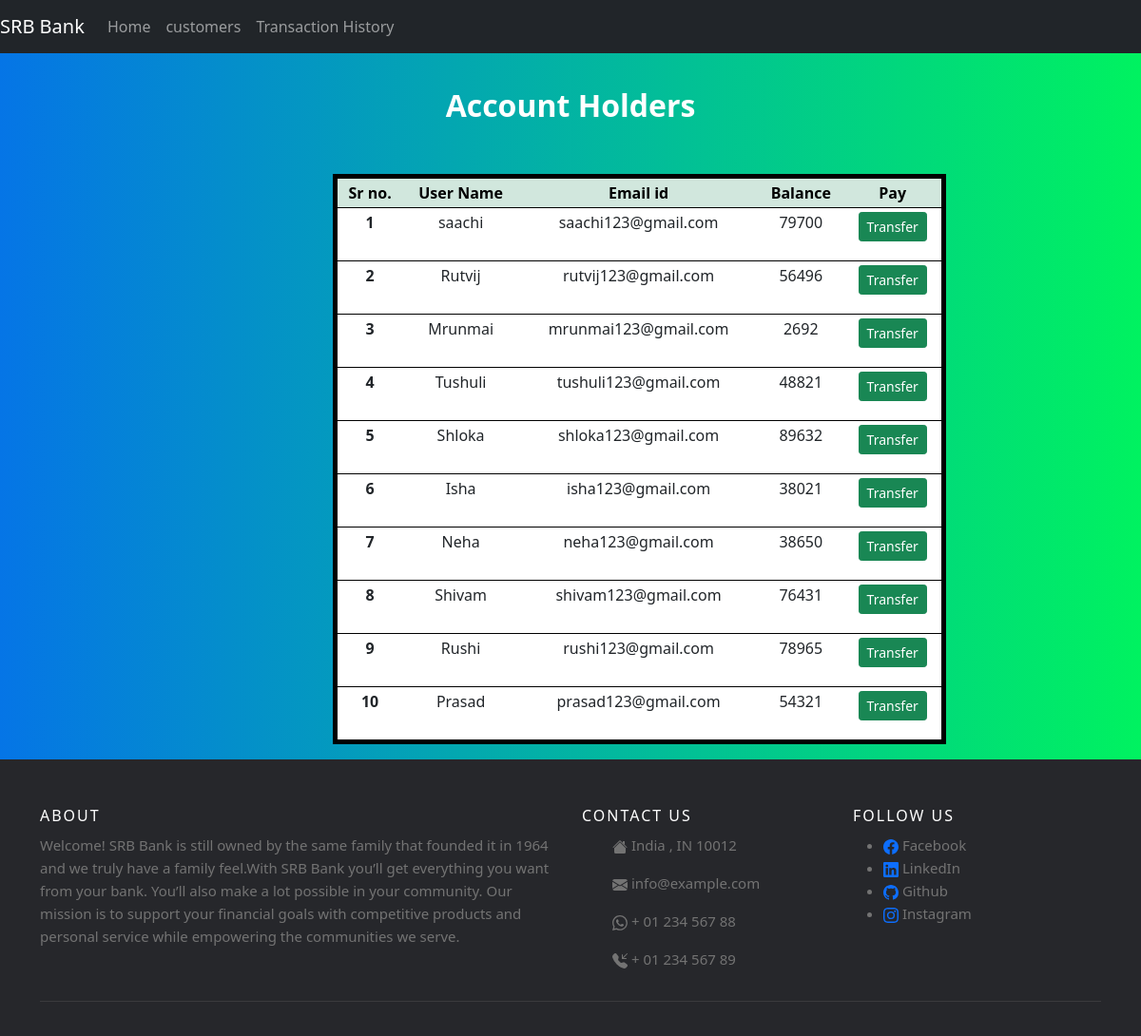
The app's page /customers/ with its own data.
### banking/models.py (models this page shows, shortened)
class banker(models.Model):
    name = models.CharField(max_length=50,default="")
    email=models.EmailField(max_length=50)
    amt=models.IntegerField(default=0)
    userid= models.IntegerField(default=0)

### banking/views.py (the view)
# urls.py: path("customers/",views.customers,name='customers'),
def customers(request):
    bankers=banker.objects.all()
    return render(request, 'banking/customers.html', {'bankers':bankers})

### banking/templates/banking/customers.html (shortened to what this page needs)
{% extends 'banking/index.html' %}
{% block body %}
{% load static %}
<body  style="color: #000;
overflow-x: hidden;
height: 100%;
background-repeat: no-repeat;
background: #00F260;  /* fallback for old browsers */
background: -webkit-linear-gradient(to right, #0575E6, #00F260);  /* Chrome 10-25, Safari 5.1-6 */
background: linear-gradient(to right, #0575E6, #00F260); /* W3C, IE 10+/ Edge, Firefox 16+, Chrome 26+, Opera 12+, Safari 7+ */
">
<br>
<h2 class="text-center pb-0" style="margin-top: 1%; color: white; margin-bottom: 5px; "><strong>Account Holders</strong></h2>
<br>
<section class="parent">
  <div class="text-center " id="child1" style="" >
      <table class="table table-sm text-center" style="
        background-color: white;
        border: solid black 5px;
        margin-top: 2%;
        margin-left: 350px;
        width: 645px;
        height: auto;
        ">
      <thead class="table-success">
        <tr>
          <th scope="col">Sr no.</th>
          <th scope="col">User Name</th>
          <th scope="col">Email id</th>
          <th scope="col">Balance</th>
          <th scope="col">Pay</th>
        </tr>
      </thead>
      <tbody>
        {% for i in bankers %}
        <tr id="{{i.userid}}">
          <th scope="row">{{i.userid}}</th>
          <td>{{i.name}}</td>
          <td>{{i.email}}</td>
          <td>{{i.amt}}</td>
          <td>
            <form method="POST" action="/next/{{i.userid}}">{% csrf_token %}<button type="submit" name="sub" class="btn btn-sm btn-success" value="{{i.name}}">Transfer</button></form>
          </td>
        </tr>
        {% endfor %}
      </tbody>
    </table>
</section>
</body>
{% endblock %}

### banking/templates/banking/index.html (shortened to what this page needs)
<html lang="en">
<head>
</head>
<body>
    <nav class="navbar navbar-expand-lg navbar-dark bg-dark">
        <a class="navbar-brand" >SRB Bank</a>
      <div class="collapse navbar-collapse" id="navbarSupportedContent">
        <ul class="navbar-nav mr-auto">
          <li class="nav-item active">
            <a class="nav-link" href="/" >Home </a>
          </li>
          <li class="nav-item">
            <a class="nav-link" href="/customers">customers</a>
          </li>
          <li class="nav-item">
            <a class="nav-link" href="{% url 'history' %}">Transaction History</a>
          </li>
          </ul>
        </div>
    </nav>
      <link href="https://cdn.jsdelivr.net/npm/bootstrap@5.0.1/dist/css/bootstrap.min.css" rel="stylesheet">
      {% block body %} {% endblock %}
      <footer class="site-footer" style="background-color:#26272b;
      padding:45px 0 20px;
      font-size:15px;
      line-height:24px;
      color:#737373;">
        <div class="container">
          <div class="row">
            <div class="col-sm-12 col-md-6">
              <h6 style="color:#fff;
              font-size:16px;
              text-transform:uppercase;
              margin-top:5px;
              letter-spacing:2px">About</h6>
              <p class="text-justify">Welcome! SRB Bank is still owned by the same family that founded it in 1964 and we truly have a family feel.With SRB Bank you’ll get everything you want from your bank. You’ll also make a lot possible in your community. Our mission is to support your financial goals with competitive products and personal service while empowering the communities we&nbsp;serve.</p>
            </div>
            <div class="col-xs-6 col-md-3">
              <h6 style="color:#fff;
              font-size:16px;
              text-transform:uppercase;
              margin-top:5px;
              letter-spacing:2px">Contact Us</h6>
              <ul class="footer-links">
                <p> India , IN 10012</p>
                <p> info@example.com</p>
                <p> + 01 234 567 88</p>
                <p> + 01 234 567 89</p>
              </ul>
            </div>
            <div class="col-xs-6 col-md-3">
              <h6 style="color:#fff;
              font-size:16px;
              text-transform:uppercase;
              margin-top:5px;
              letter-spacing:2px">Follow Us</h6>
              <ul class="footer-links">
                <li><a href="https://www.facebook.com/saachi.bang"></a> Facebook </li>
                <li><a href="https://www.linkedin.com/in/saachi-bang-a4b0291b0"></a> LinkedIn </li>
                <li><a href="#"></a> Github</li>
                <li><a href="https://instagram.com/saachibang?utm_medium=copy_link"></a> Instagram</li>
              </ul>
            </div>
          </div>
          <hr>
        </div>
  </footer>
</html>

### records on screen
banker: userid "1", name "saachi", email "saachi123@gmail.com", amt "79700"
banker: userid "2", name "Rutvij", email "rutvij123@gmail.com", amt "56496"
banker: userid "3", name "Mrunmai", email "mrunmai123@gmail.com", amt "2692"
banker: userid "4", name "Tushuli", email "tushuli123@gmail.com", amt "48821"
banker: userid "5", name "Shloka", email "shloka123@gmail.com", amt "89632"
banker: userid "6", name "Isha", email "isha123@gmail.com", amt "38021"
banker: userid "7", name "Neha", email "neha123@gmail.com", amt "38650"
banker: userid "8", name "Shivam", email "shivam123@gmail.com", amt "76431"
banker: userid "9", name "Rushi", email "rushi123@gmail.com", amt "78965"
banker: userid "10", name "Prasad", email "prasad123@gmail.com", amt "54321"
